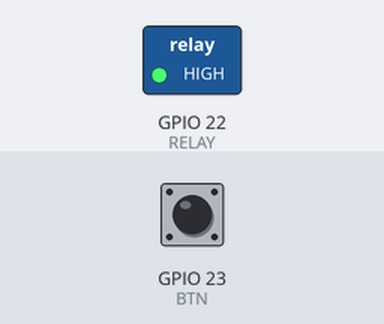
A sketch run on a simulated ESP32. Shown: switched loads named in the sketch (green lamp = pin HIGH). The test bench sets the inputs (shaded band); at power-on: GPIO 23 (BTN) HIGH. WiFi joins after 1.5 s; servers stay silent unless stated; the local clock reads 2024-03-15 10:24:30 at power-on unless the sketch sets it.

Above: at 3.0 s.
3.1 s: GPIO 23 (BTN) pulled LOW for 0.15 s
At 3.5 s:
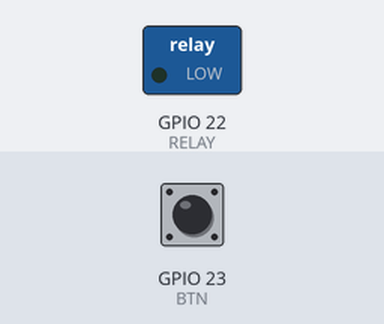
4.7 s: GPIO 23 (BTN) pulled LOW for 1 s
At 5.8 s:
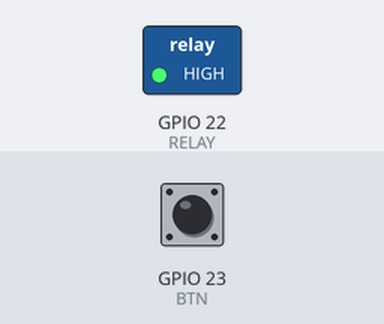
7.2 s: GPIO 23 (BTN) pulled LOW for 3.2 s
At 8.4 s:
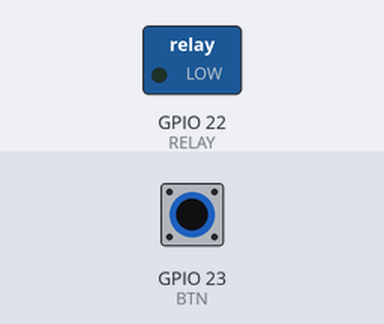
Timing chart, 0 to 10.2 s (numbered marks = the images above; inputs shaded):
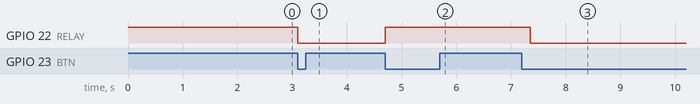

The sketch:

esp32_telegram_relay.ino
```cpp
// ESP32 Arduino-framework sketch that connects to Wi‑Fi and the Telegram Bot API to receive commands and control a relay and a local button override (implements setPump and message handling).
//
// Full tutorial: https://shillehtek.com/blogs/news/esp32-telegram-bot-relay-pump-control
// Parts used: https://shillehtek.com/products/esp32-dev-board-cp2102-type-c-4mb
//             https://shillehtek.com/products/1-channel-5v-relay-module
//             https://shillehtek.com/products/200pcs-6mm-light-touch-button-switch-kit-plastic-box-4-3-5-6-7-8-9-10-12-14-16mm
// More examples: https://github.com/shillehbean/shillehtek-examples
//

#include <WiFi.h>
#include <WiFiClientSecure.h>
#include <UniversalTelegramBot.h>      // "UniversalTelegramBot" by Brian Lough (+ ArduinoJson)
#include <ArduinoJson.h>

const char* SSID = "YourNetwork";
const char* PASS = "YourPassword";
#define BOT_TOKEN "123456789:AAF-your-token-from-BotFather"
#define CHAT_ID   "123456789"           // your numeric chat id: only this chat is obeyed

const int RELAY = 22, BTN = 23;
const int RELAY_ON = LOW;               // most 1-channel modules are active-LOW; use HIGH if yours isn't

WiFiClientSecure client;
UniversalTelegramBot bot(BOT_TOKEN, client);
bool pumpOn = false;
unsigned long offAt = 0;                // millis() when a timed run should stop (0 = no timer)

void setPump(bool on, unsigned long ms = 0) {
  pumpOn = on;
  digitalWrite(RELAY, on ? RELAY_ON : !RELAY_ON);
  offAt = (on && ms) ? millis() + ms : 0;
}

void handleMessages(int n) {
  for (int i = 0; i < n; i++) {
    String chat = bot.messages[i].chat_id, text = bot.messages[i].text;
    if (chat != CHAT_ID) { bot.sendMessage(chat, "Sorry, this bot is private.", ""); continue; }
    if      (text == "/on")     { setPump(true);        bot.sendMessage(chat, "Pump ON", ""); }
    else if (text == "/on10")   { setPump(true, 10000); bot.sendMessage(chat, "Pump ON for 10 s", ""); }
    else if (text == "/on60")   { setPump(true, 60000); bot.sendMessage(chat, "Pump ON for 60 s", ""); }
    else if (text == "/off")    { setPump(false);       bot.sendMessage(chat, "Pump OFF", ""); }
    else if (text == "/status") {
      bot.sendMessage(chat, String("Pump is ") + (pumpOn ? "ON" : "OFF") + (offAt ? " (timed)" : ""), "");
    } else {
      bot.sendMessage(chat, "Commands:\n/on - run\n/on10 - run 10 s\n/on60 - run 60 s\n/off - stop\n/status", "");
    }
  }
}

void setup() {
  Serial.begin(115200);
  pinMode(RELAY, OUTPUT); setPump(false);
  pinMode(BTN, INPUT_PULLUP);
  WiFi.begin(SSID, PASS);
  while (WiFi.status() != WL_CONNECTED) delay(250);
  client.setCACert(TELEGRAM_CERTIFICATE_ROOT);    // ships with the library (or client.setInsecure())
  configTime(0, 0, "pool.ntp.org");                // TLS needs the real time
  bot.sendMessage(CHAT_ID, "Pump controller online at " + WiFi.localIP().toString(), "");
}

void loop() {
  static unsigned long lastPoll = 0; static bool btnWas = true;

  if (millis() - lastPoll >= 1000) {                                 // ask Telegram for new messages
    lastPoll = millis();
    int n = bot.getUpdates(bot.last_message_received + 1);
    while (n) { handleMessages(n); n = bot.getUpdates(bot.last_message_received + 1); }
  }

  if (offAt && millis() >= offAt) {                                  // timed run finished
    setPump(false);
    bot.sendMessage(CHAT_ID, "Timer done, pump OFF", "");
  }

  bool btn = digitalRead(BTN);                                       // local override button
  if (!btn && btnWas) {
    setPump(!pumpOn);
    bot.sendMessage(CHAT_ID, pumpOn ? "Button: pump ON" : "Button: pump OFF", "");
    delay(50);
  }
  btnWas = btn;
}
```

Measured:
- after the input at 3.1 s, GPIO 22 (RELAY): HIGH → LOW at once
- after the input at 4.7 s, GPIO 22 (RELAY): LOW → HIGH at once
- after the input at 7.2 s, GPIO 22 (RELAY): HIGH → LOW after 0.15 s
